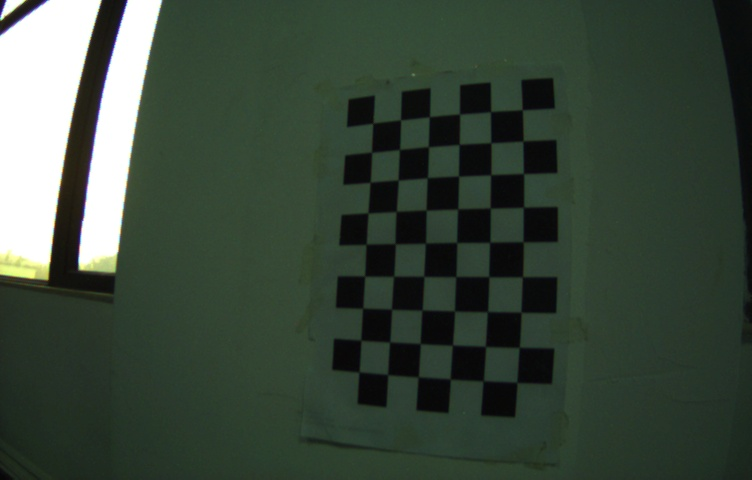
//> input picture mono_extrinc_calib/frame0000.jpg, 752 x 480 px
$ ./mono_extrinc_calib   (built with g++ and OpenCV 4)
//> lines starting //> are read from the running program, lines starting //| are printed output that depends on the picture; after the words box and inside, x2 and y2 are one past the last pixel; in counts of white or black regions, pixels touching at a corner belong together
#include <opencv2/opencv.hpp>
#include <Eigen/Core>
#include <Eigen/Dense> // 稠密矩阵的代数运算（逆，特征值等）

using namespace cv;
using namespace std;

char click_flag=false;
struct userdata{
    Mat im;
    Point2f points;
};

// 鼠标回调函数
// [36 lines left out: functions mouseHandler, eulerAnglesToRotationMatrix, not called in this run]

bool isRotationMatrix(cv::Mat &R)
{
    cv::Mat Rt;
    cv::transpose(R, Rt);
    cv::Mat shouldBeIdentity = Rt * R;
    cv::Mat I = cv::Mat::eye(3,3, shouldBeIdentity.type());
    return  cv::norm(I, shouldBeIdentity) < 1e-6;
}

// 这里对应的旋转矩阵的公式为: Rz*Ry*Rx
/// 旋转矩阵转换为欧拉角时，如果出现`Y`方向旋转为`+/-90`度，则出现一个角度的自由度，导致结算结果不唯一，一般的做法是令另外一个角度为`0`
cv::Vec3d rotationMatrixToEulerAngles(cv::Mat &R)
{
    assert(isRotationMatrix(R));
    float sy = sqrt(R.at<double>(0,0) * R.at<double>(0,0) +  R.at<double>(1,0) * R.at<double>(1,0) );
    bool singular = sy < 1e-6; // true: `Y`方向旋转为`+/-90`度
    double x, y, z;
    if (!singular)
    {
        x = atan2(R.at<double>(2,1) , R.at<double>(2,2));
        y = atan2(-R.at<double>(2,0), sy);
        z = atan2(R.at<double>(1,0), R.at<double>(0,0));
    }
    else
    {
        x = atan2(-R.at<double>(1,2), R.at<double>(1,1));
        y = atan2(-R.at<double>(2,0), sy);
        z = 0;
    }
    return cv::Vec3d(x, y, z);
}

// use: ./mono_extrinc_calib frame0000 true
int main( int argc, char** argv )
{
    //!@attention @attention @attention
    //!@attention @attention @attention
    //!@attention 注意根据使用图像的不同进行修改啊!!
    string file_path = "../camera_camera_calib_UI_1221.yaml";
    cv::FileStorage fs(file_path, cv::FileStorage::READ);
    if (!fs.isOpened())
        return 1;
    cv::Mat K_Mat = cv::Mat::eye(3, 3, CV_64F);
    cv::Mat DistCoef = cv::Mat(4, 1, CV_64F);
    cv::Mat DistCoef_Zero = cv::Mat::zeros(4, 1, CV_64F);
    cv::FileNode n = fs["distortion_parameters"];
    DistCoef.at<double>(0) = static_cast<double>(n["k1"]);
    DistCoef.at<double>(1) = static_cast<double>(n["k2"]);
    DistCoef.at<double>(2) = static_cast<double>(n["p1"]);
    DistCoef.at<double>(3) = static_cast<double>(n["p2"]);

    //DistCoef_Zero = DistCoef;

    n = fs["projection_parameters"];
    K_Mat.at<double>(0,0) = static_cast<double>(n["fx"]);
    K_Mat.at<double>(1,1) = static_cast<double>(n["fy"]);
    K_Mat.at<double>(0,2) = static_cast<double>(n["cx"]);
    K_Mat.at<double>(1,2) = static_cast<double>(n["cy"]);

    cout<<"________________________________________"<<endl;
    cout << endl << "Camera Parameters: " << endl;
    cout << "- fx: " << K_Mat.at<double>(0,0) << endl;
    cout << "- fy: " << K_Mat.at<double>(1,1) << endl;
    cout << "- cx: " << K_Mat.at<double>(0,2) << endl;
    cout << "- cy: " << K_Mat.at<double>(1,2) << endl;
    cout << "- k1: " << DistCoef.at<double>(0) << endl;
    cout << "- k2: " << DistCoef.at<double>(1) << endl;
    cout << "- p1: " << DistCoef.at<double>(2) << endl;
    cout << "- p2: " << DistCoef.at<double>(3) << endl;
    cout<<"________________________________________"<<endl;

    string image_file="../frame0000.jpg";
    if(argc>1)
        image_file= argv[1];
    Mat image_raw = imread(image_file, IMREAD_GRAYSCALE);
    if(image_raw.empty())
    {
        std::cout<<"error to open: "<<image_file<<std::endl;
        exit(-1);
    }
    cv::Mat imageUndistort;
    //imageUndistort = image_raw;
    cv::undistort(image_raw, imageUndistort, K_Mat, DistCoef); //! @attention 先去畸变
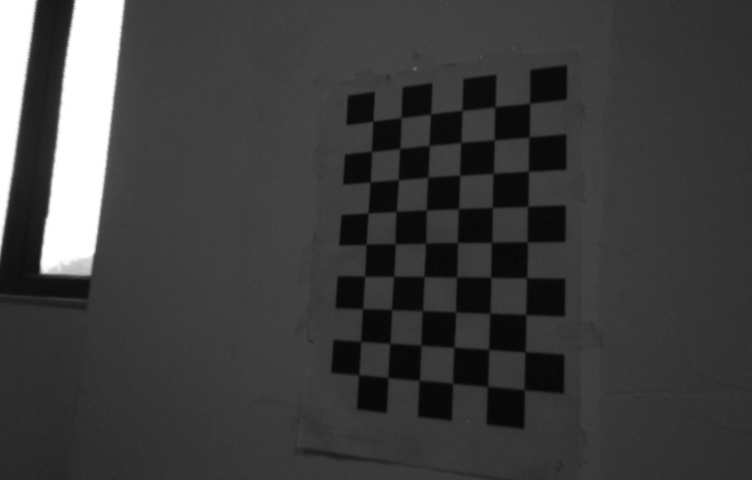
//> imageUndistort: 480 rows x 752 cols, CV_8UC1; min 6, max 255, mean 61.7
    //cv::imshow("imageUndistort", imageUndistort);
    //waitKey();
    cv::Size boardSize(6,9);
    std::vector<cv::Point2f> imageCorners; //!@attention 不要试图修改成double类型，后面的算法不通过的
    std::vector<cv::Point3f> objectCorners; //3D points

    double grid_size=2.5; //unit: cm 5.4
    for (int i=0; i<boardSize.height; i++) {  //9
        for (int j=0; j<boardSize.width; j++) //6
            objectCorners.push_back(cv::Point3f((float)i*grid_size, (float)j*grid_size, 0.0f)); /** @todo */
    }

    bool found = cv::findChessboardCorners(imageUndistort, boardSize, imageCorners);
//> imageCorners = 54 Points (x, y), first 12: [371.6, 122.5], [402.2, 118.9], [429.2, 115.7], [460.6, 109], [496.4, 105.1], [528.3, 101.8], [372.8, 152.8], [398.4, 149.9], [427.9, 143.9], [459.3, 144.3], [495.5, 141.2], [530.4, 135.3]; found = true

    if(!found)
    {
        cout<<"error, not find corners!!!"<<endl;
        return 1;
    }

    // Get subpixel accuracy on the corners
    cv::cornerSubPix(imageUndistort, imageCorners,
                     cv::Size(5,5),
                     cv::Size(-1,-1),
                     cv::TermCriteria(cv::TermCriteria::MAX_ITER +
                                      cv::TermCriteria::EPS,
                                      30,		// max number of iterations
                                      0.1));     // min accuracy
//> imageCorners = 54 Points (x, y), first 12: [372.9, 121.2], [401, 117.6], [430.5, 113.9], [462, 110.4], [494.9, 106.7], [529.6, 103.2], [371.6, 151.4], [399.7, 148.5], [429.1, 145.4], [460.8, 142.5], [494.1, 139.8], [528.9, 137]

    Mat r_cw, t_cw; //Twc
    if(argc>2 && string(argv[2])=="true")
    {
        /** @todo 使用ransac会出现角度相反的问题*/
        cout<<"use solvePnPRansac !!!!!"<<endl;
        cv::solvePnPRansac(objectCorners,imageCorners,K_Mat, DistCoef_Zero,r_cw,t_cw);
    }
    else
        cv::solvePnP(objectCorners,imageCorners,K_Mat, DistCoef_Zero,r_cw,t_cw);
//> r_cw = [-2, -2.04, 0.637]; t_cw = [-0.0987, -9.61, 49.63]

    Mat Rcw;
    cv::Rodrigues(r_cw, Rcw);
//> Rcw = [[-0.0537, 0.894, -0.444], [0.988, -0.0167, -0.153], [-0.144, -0.447, -0.883]]
    Mat Rwc = Rcw.t();
//> Rwc = [[-0.0537, 0.988, -0.144], [0.894, -0.0167, -0.447], [-0.444, -0.153, -0.883]]
    cv::Vec3f rulerAngleRand = rotationMatrixToEulerAngles(Rwc);
//> in isRotationMatrix, `cv::transpose(R, Rt);`: Rt has the same summary as Rcw outside isRotationMatrix
//> in isRotationMatrix, `cv::Mat shouldBeIdentity = Rt * R;`: shouldBeIdentity = [[1, 2.36e-16, -5.55e-17], [2.36e-16, 1, -8.33e-17], [-5.55e-17, -8.33e-17, 1]]
//> in rotationMatrixToEulerAngles, `float sy = sqrt(R.at<double>(0,0) * R.at<double>(0,0) +  R.at<double>(..`: sy = 0.896
//> in rotationMatrixToEulerAngles, `bool singular = sy < 1e-6;`: singular = false
//> in rotationMatrixToEulerAngles, `x = atan2(R.at<double>(2,1) , R.at<double>(2,2));`: x = -2.97
//> in rotationMatrixToEulerAngles, `y = atan2(-R.at<double>(2,0), sy);`: y = 0.46
//> in rotationMatrixToEulerAngles, `z = atan2(R.at<double>(1,0), R.at<double>(0,0));`: z = 1.63
//> rulerAngleRand = [-2.97, 0.46, 1.63]
    cout<<"x-y-z:"<<rulerAngleRand*180/M_PI<<endl;
//| x-y-z:[-170.173, 26.3722, 93.4339]
    cout<<"t_wc:"<<(-Rwc*t_cw).t()<<endl;
//| t_wc:[16.64776458153737, 22.11835618645209, 42.2980520679884]

    Eigen::AngleAxisd rotation_vector ( rulerAngleRand[2], Eigen::Vector3d ( 0,0,1 ) ); //沿 Z 轴旋转
    Eigen::AngleAxisd rotation_vector_y ( 0, Eigen::Vector3d ( 0,1,0 ) );    //沿 Y 轴旋转
    Eigen::AngleAxisd rotation_vector_x ( M_PI, Eigen::Vector3d ( 1,0,0 ) ); //沿 X 轴旋转
    rotation_vector =                                            //1.对于机体坐标系，ZYX，右乘
            rotation_vector*rotation_vector_y*rotation_vector_x; //2.对于世界坐标系，XYZ，左乘


    Eigen::Matrix3d RwpEigen = rotation_vector.matrix();
    cv::Mat Rwp = (cv::Mat_<double>(3,3) <<
            RwpEigen(0,0), RwpEigen(0,1), RwpEigen(0,2),
            RwpEigen(1,0), RwpEigen(1,1), RwpEigen(1,2),
            RwpEigen(2,0), RwpEigen(2,1), RwpEigen(2,2));
//> Rwp = [[-0.0599, 0.998, 1.5e-16], [0.998, 0.0599, -1.91e-17], [-2.8e-17, 1.49e-16, -1]]

    Mat Rpc = Rwp.t() * Rwc;
//> Rpc = [[0.896, -0.0758, -0.438], [7.8e-09, 0.985, -0.171], [0.444, 0.153, 0.883]]

    Mat im_dst =  Mat::zeros(imageUndistort.size(), CV_8UC1);
    warpPerspective(imageUndistort, im_dst, K_Mat*Rpc*K_Mat.inv(), imageUndistort.size());
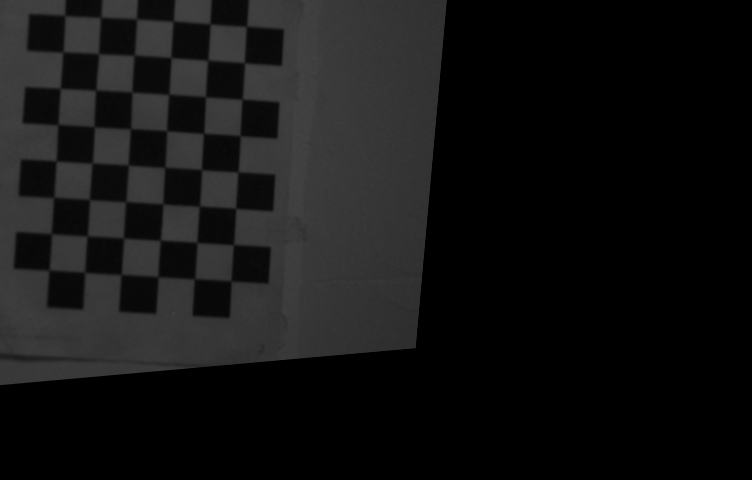
//> im_dst: 480 rows x 752 cols, CV_8UC1; min 0, max 67, mean 19.5
    cout<<"error, x-y-z:"<<rotationMatrixToEulerAngles(Rpc)*180/M_PI<<endl;
//| error, x-y-z:[9.82745, -26.3722, 4.98638e-07]

    cv::drawChessboardCorners(imageUndistort, boardSize, imageCorners, found);
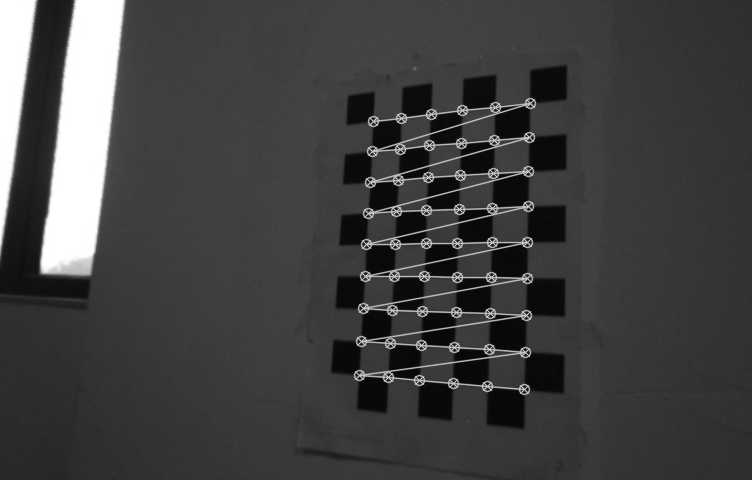
//> imageUndistort: 480 rows x 752 cols, CV_8UC1; 3.47% of pixels changed, all inside (x1, y1, x2, y2) = (353, 97, 537, 396)
    cv::imshow(image_file, imageUndistort);
    cv::waitKey();

    {
        cout<<"reproject......"<<endl;
        std::vector<cv::Point2f> imageCorners;
        bool found = cv::findChessboardCorners(im_dst, boardSize, imageCorners);
//> imageCorners = empty; found = false
        if(found)
        {
            // Get subpixel accuracy on the corners
            cv::cornerSubPix(im_dst, imageCorners,
                             cv::Size(5,5),
                             cv::Size(-1,-1),
                             cv::TermCriteria(cv::TermCriteria::MAX_ITER +
                                              cv::TermCriteria::EPS,
                                              30,		// max number of iterations
                                              0.1));     // min accuracy
            Mat r_cw, t_cw; //Twc
            if(argc>2 && string(argv[2])=="true")
            {
                /** @todo 使用ransac会出现角度相反的问题*/
                cout<<"use solvePnPRansac !!!!!"<<endl;
                cv::solvePnPRansac(objectCorners,imageCorners,K_Mat,DistCoef_Zero,r_cw,t_cw);
            }
            else
                cv::solvePnP(objectCorners,imageCorners,K_Mat,DistCoef_Zero,r_cw,t_cw);

            Mat Rcw;
            cv::Rodrigues(r_cw, Rcw);
            Mat Rwc = Rcw.t();
            cv::Vec3f rulerAngleRand = rotationMatrixToEulerAngles(Rwc);
            cout<<"x-y-z:"<<rulerAngleRand*180/M_PI<<endl;
            cout<<"t_wc:"<<(-Rwc*t_cw).t()<<endl;

            cv::drawChessboardCorners(im_dst, boardSize, imageCorners, found);
            cv::imshow(image_file, im_dst);
            cv::waitKey();
        }
        else
        {
            cv::imshow(image_file, im_dst);
            cv::imwrite("../image_dst.jpg", im_dst);
            cv::waitKey();
        }
    }

	return 0;
}

$ run again, with mono_extrinc_calib/frame000011.jpg copied over mono_extrinc_calib/frame0000.jpg
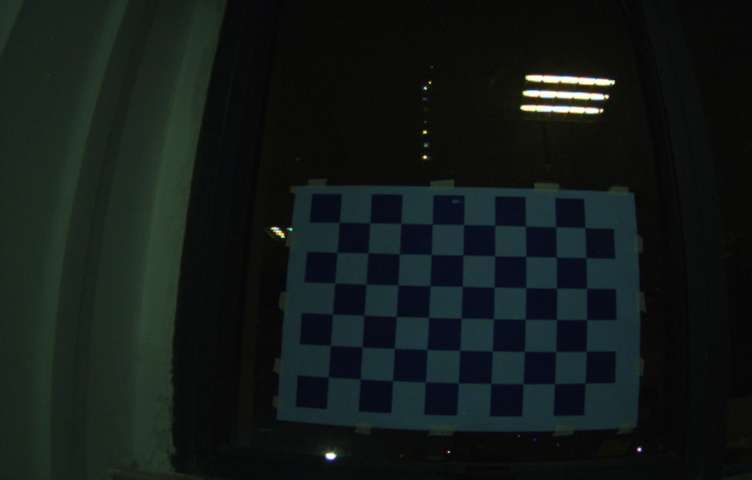
//> input picture mono_extrinc_calib/frame000011.jpg, 752 x 480 px
//> `bool found = cv::findChessboardCorners(imageUndistort, boardSize, imag..`: imageCorners = 54 Points (x, y), first 12: [327.4, 380.5], [329.6, 347.2], [332.2, 314.4], [334.7, 283.2], [337, 251.9], [339.2, 222.4], [359.8, 382.4], [362.1, 348.6], [364.1, 315.7], [365.9, 284.2], [367.8, 252.8], [369.6, 222.8]; found = true
//> `cv::cornerSubPix(imageUndistort, imageCorners, cv::Size(5,5), cv::Size..`: imageCorners = 54 Points (x, y), first 12: [327.1, 380.4], [329.6, 347], [332.2, 314.6], [334.6, 283.2], [336.9, 252.2], [339.2, 222.3], [359.9, 382.2], [362, 348.4], [364.1, 315.5], [366, 284.1], [367.9, 252.9], [369.8, 222.8]
//> `cv::solvePnP(objectCorners,imageCorners,K_Mat, DistCoef_Zero,r_cw,t_cw);`: r_cw = [2.86, 0.0583, -0.199]; t_cw = [-3.54, 10.53, 46.53]
//> `cv::Rodrigues(r_cw, Rcw);`: Rcw = [[0.99, 0.0587, -0.13], [0.0209, -0.961, -0.274], [-0.141, 0.269, -0.953]]
//> `Mat Rwc = Rcw.t();`: Rwc = [[0.99, 0.0209, -0.141], [0.0587, -0.961, 0.269], [-0.13, -0.274, -0.953]]
//> Rt has the same summary as Rcw outside isRotationMatrix
//> shouldBeIdentity = [[1, 2.08e-17, -9.71e-17], [2.08e-17, 1, 0], [-9.71e-17, 0, 1]]
//> sy = 0.992
//> singular = false
//> x = -2.86
//> y = 0.13
//> z = 0.0592
//> `cv::Vec3f rulerAngleRand = rotationMatrixToEulerAngles(Rwc);`: rulerAngleRand = [-2.86, 0.13, 0.0592]
//| x-y-z:[-163.93, 7.47205, 3.39199]
//| t_wc:[9.848582169440231, -2.181859883407895, 46.76569910312319]
//> Rwp = [[0.998, 0.0592, 7.25e-18], [0.0592, -0.998, -1.22e-16], [-1.59e-21, 1.23e-16, -1]]
//> Rpc = [[0.992, -0.036, -0.125], [3.11e-10, 0.961, -0.277], [0.13, 0.274, 0.953]]
//| error, x-y-z:[16.0699, -7.47205, 1.79812e-08]
//> `cv::drawChessboardCorners(imageUndistort, boardSize, imageCorners, fou..`:
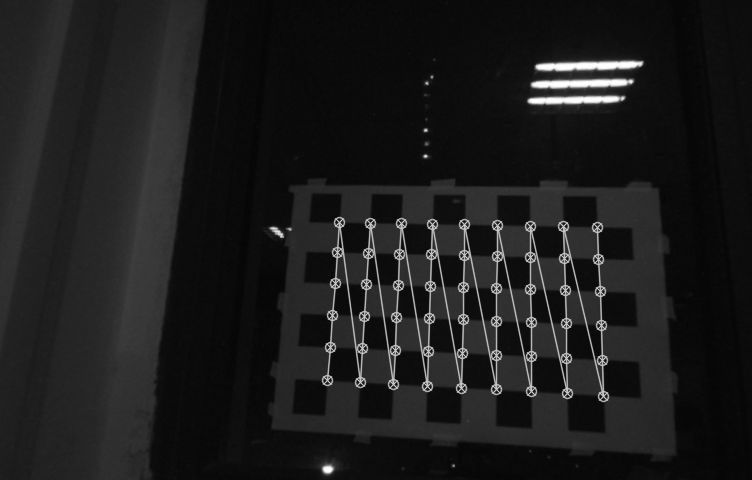
//> imageUndistort: 480 rows x 752 cols, CV_8UC1; min 4, max 255, mean 28.4
//> `bool found = cv::findChessboardCorners(im_dst, boardSize, imageCorners);`: imageCorners = 54 Points (x, y), first 12: [246.2, 204.4], [247.8, 171.5], [250, 138.1], [251.8, 105.5], [253.7, 72.11], [255.4, 39.5], [278.9, 206.4], [281, 173.2], [282.9, 140.2], [284.8, 107.5], [286.5, 74.26], [288.5, 41.42]
//> `cv::cornerSubPix(im_dst, imageCorners, cv::Size(5,5), cv::Size(-1,-1),..`: imageCorners = 54 Points (x, y), first 12: [245.9, 204.1], [247.8, 171.2], [249.9, 138.4], [251.8, 105.6], [253.6, 72.34], [255.5, 39.38], [279, 206.1], [280.9, 173.1], [282.8, 139.9], [284.8, 107.4], [286.6, 74.26], [288.5, 41.33]
//> `cv::solvePnP(objectCorners,imageCorners,K_Mat,DistCoef_Zero,r_cw,t_cw);`: r_cw = [-3.14, -0.0928, -0.000824]; t_cw = [-9.7, -2.76, 46.75]
//> `cv::Rodrigues(r_cw, Rcw);`: Rcw = [[0.998, 0.0591, 0.000558], [0.0591, -0.998, -0.00113], [0.000491, 0.00116, -1]]
//> `Mat Rwc = Rcw.t();`: Rwc = [[0.998, 0.0591, 0.000491], [0.0591, -0.998, 0.00116], [0.000558, -0.00113, -1]]
//> `cv::Vec3f rulerAngleRand = rotationMatrixToEulerAngles(Rwc);`: rulerAngleRand = [-3.14, -0.000558, 0.0591]
//| x-y-z:[-179.936, -0.0319723, 3.38542]
//| t_wc:[9.824531698362415, -2.235430609380311, 46.75309184746342]
//> `cv::drawChessboardCorners(im_dst, boardSize, imageCorners, found);`:
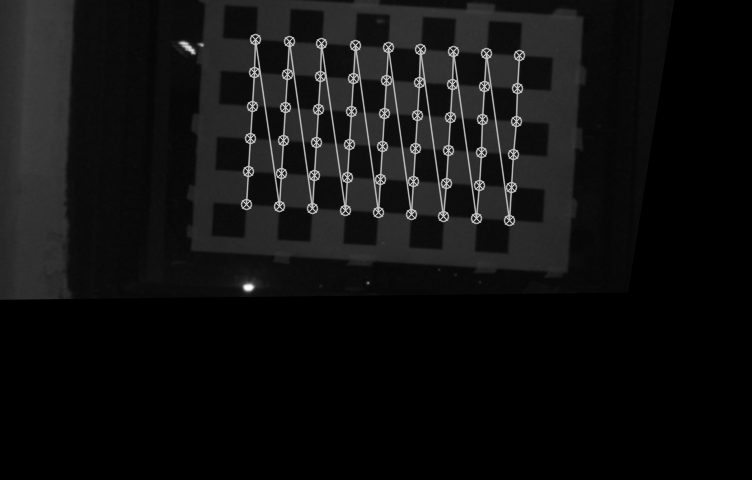
//> im_dst: 480 rows x 752 cols, CV_8UC1; min 0, max 255, mean 16.9

$ run again, with mono_extrinc_calib/frame0001.jpg copied over mono_extrinc_calib/frame0000.jpg
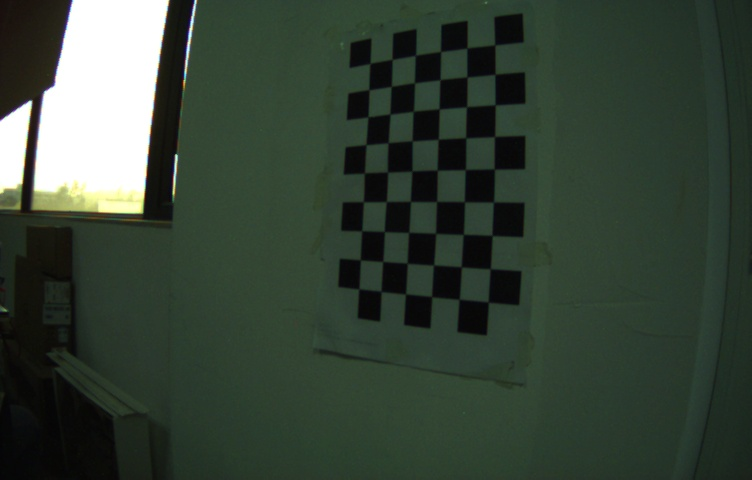
//> input picture mono_extrinc_calib/frame0001.jpg, 752 x 480 px
//> `bool found = cv::findChessboardCorners(imageUndistort, boardSize, imag..`: imageCorners = 54 Points (x, y), first 12: [370.1, 56.5], [393.2, 51.65], [417.2, 46.64], [443.8, 41.52], [472.3, 36.53], [503.2, 31.27], [368.7, 85.42], [391.9, 81.71], [415.6, 77.68], [442.5, 73.68], [471.2, 69.8], [501.8, 65.1]; found = true
//> `cv::cornerSubPix(imageUndistort, imageCorners, cv::Size(5,5), cv::Size..`: imageCorners = 54 Points (x, y), first 12: [369.8, 56.39], [392.9, 51.69], [417.3, 46.72], [443.9, 41.7], [472.4, 36.56], [503.2, 31.23], [368.8, 85.5], [391.7, 81.66], [415.7, 77.62], [442.5, 73.55], [471.1, 69.57], [501.6, 65.16]
//> r_cw = [-1.8, -1.89, 0.65]; t_cw = [-0.395, -15.83, 52.99]
//> Rcw = [[-0.0465, 0.788, -0.614], [0.999, 0.0359, -0.0296], [-0.00132, -0.615, -0.789]]
//> Rwc = [[-0.0465, 0.999, -0.00132], [0.788, 0.0359, -0.615], [-0.614, -0.0296, -0.789]]
//> Rt has the same summary as Rcw outside isRotationMatrix
//> shouldBeIdentity = [[1, -2.78e-17, 1.11e-16], [-2.78e-17, 1, -1.39e-17], [1.11e-16, -1.39e-17, 1]]
//> sy = 0.789
//> singular = false
//> x = -3.1
//> y = 0.661
//> z = 1.63
//> rulerAngleRand = [-3.1, 0.661, 1.63]
//| x-y-z:[-177.848, 37.8845, 93.3784]
//| t_wc:[15.86332023265173, 33.45588080020453, 41.08066897761995]
//> Rwp = [[-0.0589, 0.998, 1.5e-16], [0.998, 0.0589, -1.92e-17], [-2.8e-17, 1.49e-16, -1]]
//> Rpc = [[0.789, -0.0231, -0.614], [-1.11e-08, 0.999, -0.0375], [0.614, 0.0296, 0.789]]
//> `warpPerspective(imageUndistort, im_dst, K_Mat*Rpc*K_Mat.inv(), imageUn..`:
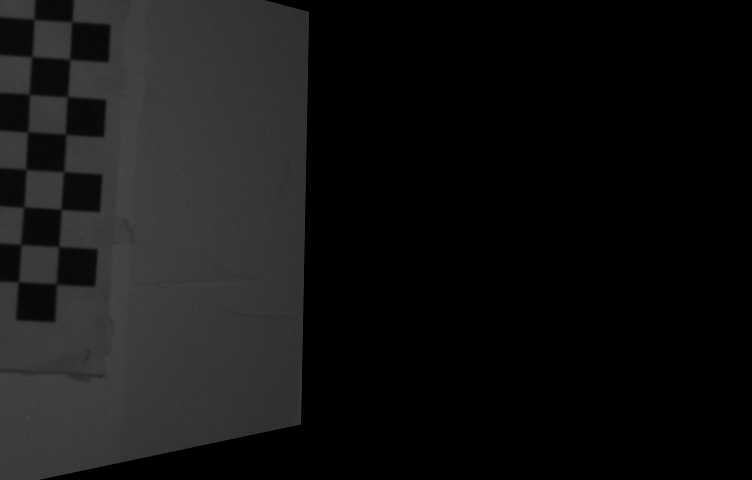
//> im_dst: 480 rows x 752 cols, CV_8UC1; min 0, max 72, mean 19.6
//| error, x-y-z:[2.15174, -37.8845, -8.05802e-07]
//> `cv::drawChessboardCorners(imageUndistort, boardSize, imageCorners, fou..`:
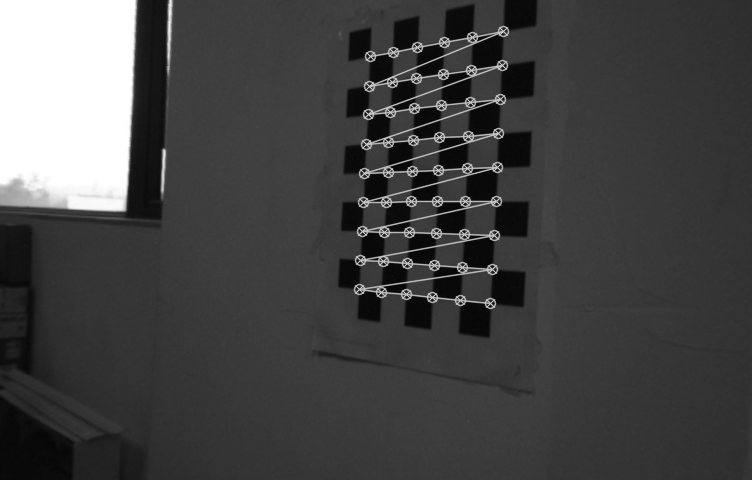
//> imageUndistort: 480 rows x 752 cols, CV_8UC1; min 5, max 255, mean 68.5
//> `bool found = cv::findChessboardCorners(im_dst, boardSize, imageCorners);`: imageCorners = empty; found = false
